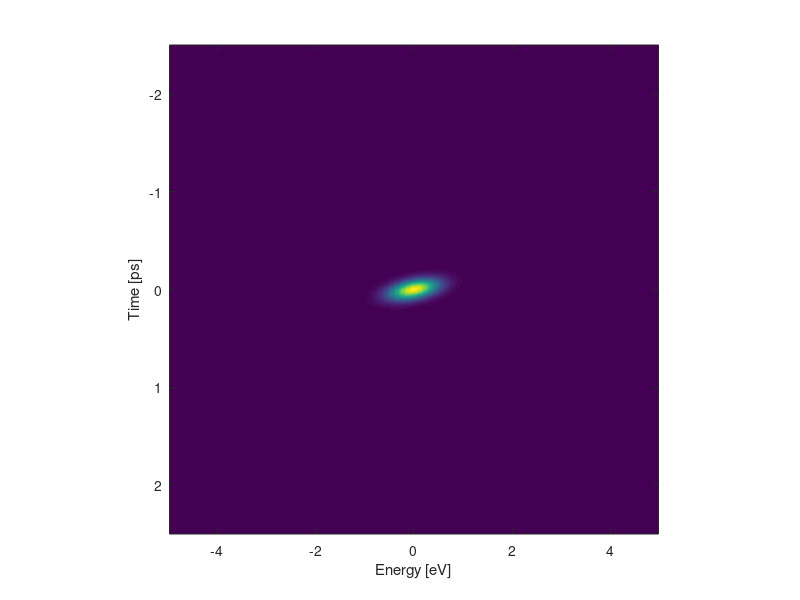

Write MATLAB code to recreate this figure. (Note: this script raises an error after producing the figure.)
%%
clc; close all; clear all;

debug = true;

%% Input arguments
if debug
    InputArgs = [0.8,150,20,-5*pi/180,1e-1,1];
end

ElectronTotalEnergy = InputArgs(1);
ElectronTotalTime = InputArgs(2)*1e-15;
ElectronTimeCoherentFWHM = InputArgs(3)*1e-15;
Theta = InputArgs(4);
PhiGainFactor = InputArgs(5);
PulseEnergyGainFactor = InputArgs(6);

fprintf('Input arguments:\n\t 1. ElectronTotalEnergy: %.3f [eV]\n\t 2. ElectronTotalTime: %.3f [fs]\n\t 3. ElectronTimeCoherentFWHM: %.3f [fs]\n\t 4. Theta: %.3f [deg]\n\t 5. PhiGainFactor: %.3f\n\t 6. PulseEnergyGainFactor: %.3f\n',InputArgs.*[1 1 1 180/pi 1 1]);

%% Predetermined parameters
Theta_Pol = 90.*(pi/180);

PulseEnergy = PulseEnergyGainFactor.*1e-10;%[J]

x0 = 0;
y0 = -1e-6;

%% Physical constants
c = 299792458;%[m/s];
e = 1.60217662e-19;%[C]
h = 6.62607004e-34;%[J*s]
hbar = h/(2*pi);

%% System parameters
%Coherent parameters
ElectronTimeCoherentSigma = ElectronTimeCoherentFWHM./(2*sqrt(2*log(2)));%[s]

%Incoherent parameters
ElectronTimeIncoherentSigma = ElectronTotalTime/(2*sqrt(2*log(2)));%[s]    
ElectronEnergyIncoherentSigma = ElectronTotalEnergy/(2*sqrt(2*log(2)));%[eV]

v = 0.7*c;% Electron velocity [m/s]
C1 = (-1./(1i*hbar*v))*e;

%% Time variable
Fs = 2.4e15;%[Hz]
dt = 1/Fs;%[s]
L = 2.4e4;
domega = Fs/L*(2*pi);%[Hz]
t = (-L/2:L/2).*dt;%[s]
omega = (-L/2:L/2)*domega;%[Hz]
energy = omega.*hbar/e;%[eV]

%% Time delay
ddt = 10e-15;
deltat = -2.5e-12:ddt:2.5e-12;

%% z variable
z = (-1:1e-2:1)*1e-4;%[m]
deltaz = z(2)-z(1);

%% Incoherent broadening weighting function W(E,t)
SubSampleFactor = 60;
eW = energy(1:SubSampleFactor:end);
tW = deltat*1e12;%[ps]

SigmaT = ElectronTimeIncoherentSigma*1e12;
SigmaE = ElectronEnergyIncoherentSigma;

a = cos(Theta)^2/(2*SigmaT^2) + sin(Theta)^2/(2*SigmaE^2);
b = (sin(2*Theta)/4)*((1/SigmaE^2)-(1/SigmaT^2));
c = sin(Theta)^2/(2*SigmaT^2) + cos(Theta)^2/(2*SigmaE^2);

[TW,EW] = meshgrid(tW,eW);
W = exp(-(a*TW.^2 + 2*b*TW.*EW + c*EW.^2));
W = W';

figure(1)
imagesc(eW,tW,W)
xlabel('Energy [eV]')
ylabel('Time [ps]')
axis square
drawnow

%% Calculate the marginals of W
ProjT = trapz(eW,W,2);
ProjE = trapz(tW,W,1);

[~,MaxInd] = max(ProjT);
e1 = find(ProjT >= 0.5*ProjT(MaxInd),1,'first');
e2 = find(ProjT >= 0.5*ProjT(MaxInd),1,'last');
FWHM_T = tW(e2) - tW(e1);

[~,MaxInd] = max(ProjE);
e1 = find(ProjE >= 0.5*ProjE(MaxInd),1,'first');
e2 = find(ProjE >= 0.5*ProjE(MaxInd),1,'last');
FWHM_E = eW(e2) - eW(e1);

fprintf('Projected energy FWHM: %.3f [eV]\nProjected time FWHM: %.3f [ps]\n',FWHM_E,FWHM_T);

%% Calculate electric potential
% Here you can choose which potential to calculate (or use both and sum)
% Phi_OR - Optical Rectificatio
% Phi_PD - Photo-Dember

% Phi_OR = CalcElectricPotential_OpticalRectification_wRetPotential(PulseEnergy,t,z,x0,y0,Theta_Pol,v);
Phi_PD = CalcElectricPotential_wXprimeZprimeInt_wRetPotential(PulseEnergy,t,z,x0,y0);

%%
Phi = Phi_PD.*PhiGainFactor;

Phi = movmean(movmean(Phi,3,1),10,2);

figure(2)
imagesc(t,z,Phi)
xlabel('t [s]')
ylabel('z [m]')
drawnow

%% Time domain Fourier transform
PhiFFT = fftshift(fft(Phi,length(t),2),2);
PhiFFT = PhiFFT./max(omega);

%% beta(omega)
[Omega,Z] = meshgrid(omega,z);

PhiZ = PhiFFT.*exp(-1i*Omega.*Z/v);
beta = sum(PhiZ,1).*deltaz;

%% f(t)
parfor TimeInd = 1:length(t)
    I(TimeInd) = C1.*trapz(omega,2.*real(exp(1i.*omega.*t(TimeInd)).*beta));    
end

%% Sweep time delay - Psi(E,deltat)
Deltat = repmat(deltat',1,length(t));
T = repmat(t,length(deltat),1);
Ishift = circshift(I,ceil(length(t)/2));
ft = exp(-Ishift);
FT = repmat(ft,length(deltat),1);
PsiCoherent = FT.*exp(-(T-Deltat).^2/(2*ElectronTimeCoherentSigma.^2));

PsiCoherent = fftshift(fft(PsiCoherent,length(t),2),2);

PsiCoherent = (abs(PsiCoherent)).^2;
PsiCoherent = PsiCoherent./trapz(energy,PsiCoherent,2);

%% Sub-sample the model time scan and normalize
TimeScan_Model = PsiCoherent(:,1:SubSampleFactor:end);
TimeScan_Model = TimeScan_Model./trapz(eW,TimeScan_Model,2);

figure(3)
imagesc(eW,tW,TimeScan_Model)
xlabel('Energy [eV]')
ylabel('\Deltat [ps]')
colorbar
colormap jet
axis square
drawnow

%% Incoherent convolution
TimeScan_Model_Sum = zeros(size(TimeScan_Model));

WCutOff = 0.01*max(W(:));

parfor tInd = 1:length(tW)
    for eInd = 1:length(eW)

        if W(tInd,eInd) < WCutOff
            continue
        end

        TimeScan_Model_Sum = TimeScan_Model_Sum + W(tInd,eInd).*...
            circshift(circshift(TimeScan_Model,-ceil(length(tW)/2)+tInd,1),-ceil(length(eW)/2)+eInd,2);

    end
end

%%
TimeScan_Model = TimeScan_Model_Sum;
TimeScan_Model = TimeScan_Model./trapz(eW,TimeScan_Model,2);

%% Plot final model output TimeScan(E,deltat)
figure(4)
imagesc(eW,tW,TimeScan_Model)
xlabel('Energy [eV]')
ylabel('\Deltat [ps]')
colorbar
colormap jet
axis square
drawnow